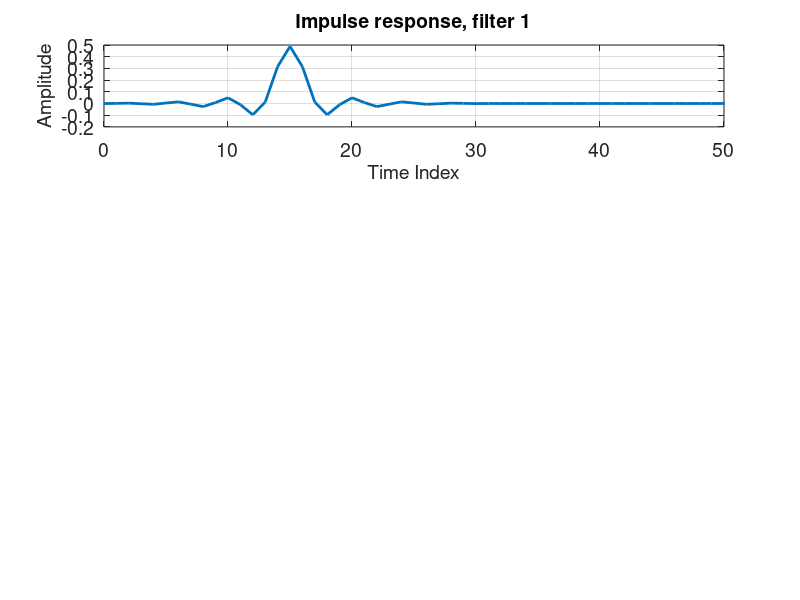
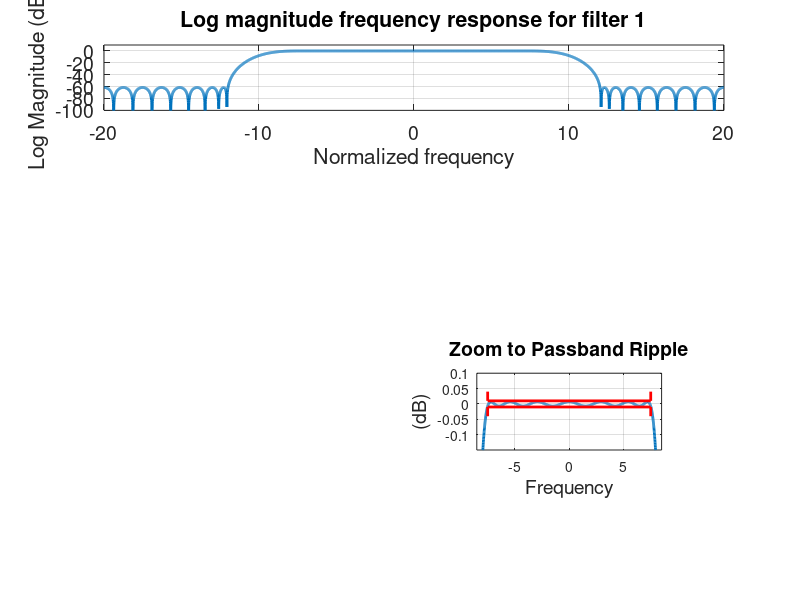
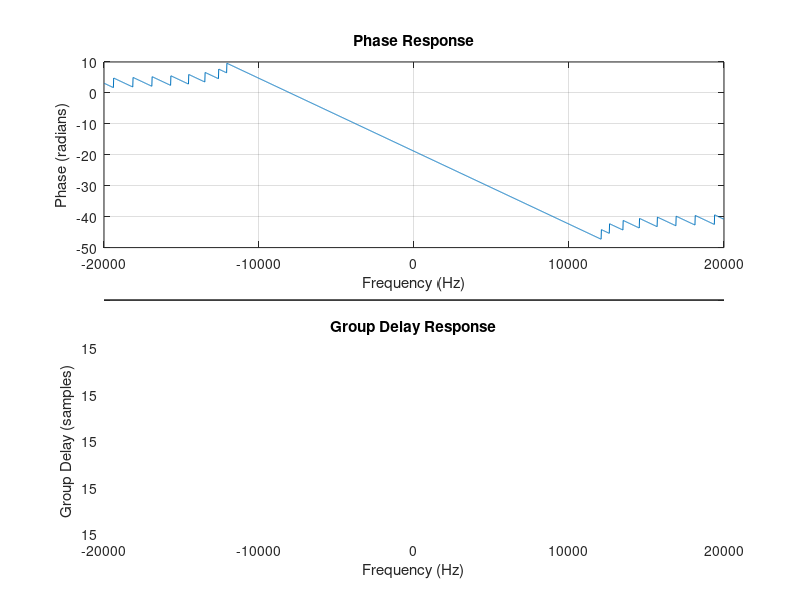
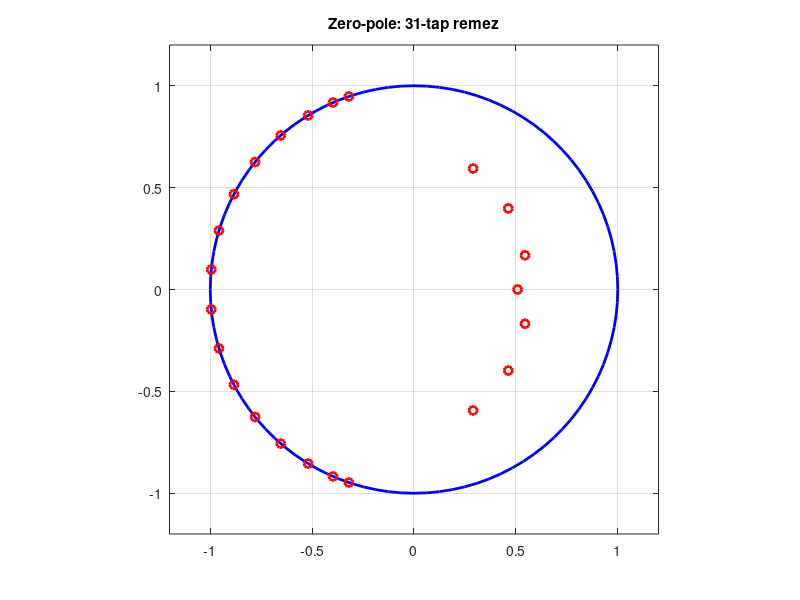

Write the MATLAB code that produced these figures, in order.
% Clearing data
clc;
close all;
clf reset;
clear;

%%%%%%%%%%%%%%%%%%%%%%%%%%%%%%%%%%%%%%%%%%%%%%%%%%%%%%%%
%% Set up
% Constants:
f_s = 40e3;
f_snq = f_s/2;
Rs= 60;     % Stopband ripple (dB)
% Filter 1
f_pass = 7.5e3;
f_stop = 12e3;
% Filter Order
% N = (f_s/(f_stop-f_pass)) * attenuation(db) / 22
N = 31 - 1;
f_norm = [0, f_pass, f_stop, f_snq] / f_snq;
h1 = firpm(N, f_norm, [1 1 0 0], [10 10]);
disp(h1);


%%%%%%%%%%%%%%%%%%%%%%%%%%%%%%%%%%%%%%%%%%%%%%%%%%%%%%%%
%% Impulse response
figure(1)
% Filter 1
subplot(4,1,1)
plot(0:100,[h1, zeros(1,101- length(h1),1)],'linewidth',2)
grid on
axis([0 50 -0.2 0.5])
set(gca,'fontsize',14)
set(gca,'xtick',[0:10:100])
title('Impulse response, filter 1','fontsize',14)
xlabel('Time Index','fontsize',14)
ylabel('Amplitude','fontsize',14)

%%%%%%%%%%%%%%%%%%%%%%%%%%%%%%%%%%%%%%%%%%%%%%%%%%%%%%%%
%% Log magnitude frequency response
% Filter 1
figure(2)
subplot(4,1,1)
fft_h1 = 20*log10(abs(fftshift(fft(h1,4096))));
plot(-20:40/4096:20-40/4096,fft_h1,'linewidth',2)
grid on
axis([-f_snq/1e3 f_snq/1e3 -100 10])
set(gca,'fontsize',14)
title('Log magnitude frequency response for filter 1')
xlabel('Normalized frequency')
ylabel('Log Magnitude (dB)')

axes('position',[0.596 0.25 0.231 0.128])
plot(-20:40/4096:20-40/4096,fft_h1,'linewidth',2)
hold on
plot([-f_pass/1e3 -f_pass/1e3 f_pass/1e3 f_pass/1e3],[-0.04 -0.01 -0.01 -0.04],'r','linewidth',2)
plot([-f_pass/1e3 -f_pass/1e3 f_pass/1e3 f_pass/1e3],[+0.04 +0.01 +0.01 +0.04],'r','linewidth',2)
hold off
grid on
axis([(-f_pass/1e3)-1 (f_pass/1e3)+1 -0.15 0.1])
title('Zoom to Passband Ripple','fontsize',14)
xlabel('Frequency','fontsize',14)
ylabel('(dB)','fontsize',14)

%%%%%%%%%%%%%%%%%%%%%%%%%%%%%%%%%%%%%%%%%%%%%%%%%%%%%%%%
%%
% Phase response and Group delay
figure(3)
[H, w] = freqz(h1, 1, 1024, f_s);

% Extend to negative frequencies
w_full = [-flip(w(2:end)); w];     % Frequency axis from -fs/2 to fs/2
H_full = [conj(flip(H(2:end))); H]; % Mirror and conjugate response

% Phase response (unwrap to make it continuous)
% Represents how much phase distortion the filter has at each frequency
phase = unwrap(angle(H_full));

% Group delay (manually compute for negative frequencies)
% Represents how much time delay (in samples) the signal components
% experience at each frequency
[gd, w_gd] = grpdelay(h1, 1, 1024, f_s);
gd_full = [flip(gd(2:end)); gd]; % Symmetric group delay for negative frequencies

% Plot Phase Response
subplot(2, 1, 1);
plot(w_full, phase);
title('Phase Response');
xlabel('Frequency (Hz)');
ylabel('Phase (radians)');
grid on;

% Plot Group Delay
subplot(2, 1, 2);
plot([-flip(w_gd(2:end)); w_gd], gd_full);
title('Group Delay Response');
xlabel('Frequency (Hz)');
ylabel('Group Delay (samples)');
grid on;

%%%%%%%%%%%%%%%%%%%%%%%%%%%%%%%%%%%%%%%%%%%%%%%%%%%%%%%%
%%
% Pole Zero plot
% set(gcf, 'WindowState', 'maximized');
figure(4)
plot(0,0)
plot(exp(1i*2*pi*(0:0.01:1)),'b','linewidth',2)
hold on
plot(roots(h1),'ro','linewidth',2)
hold off
grid on
axis('equal')
axis([-1.2 1.2 -1.2 1.2])
title('Zero-pole: 31-tap remez')




